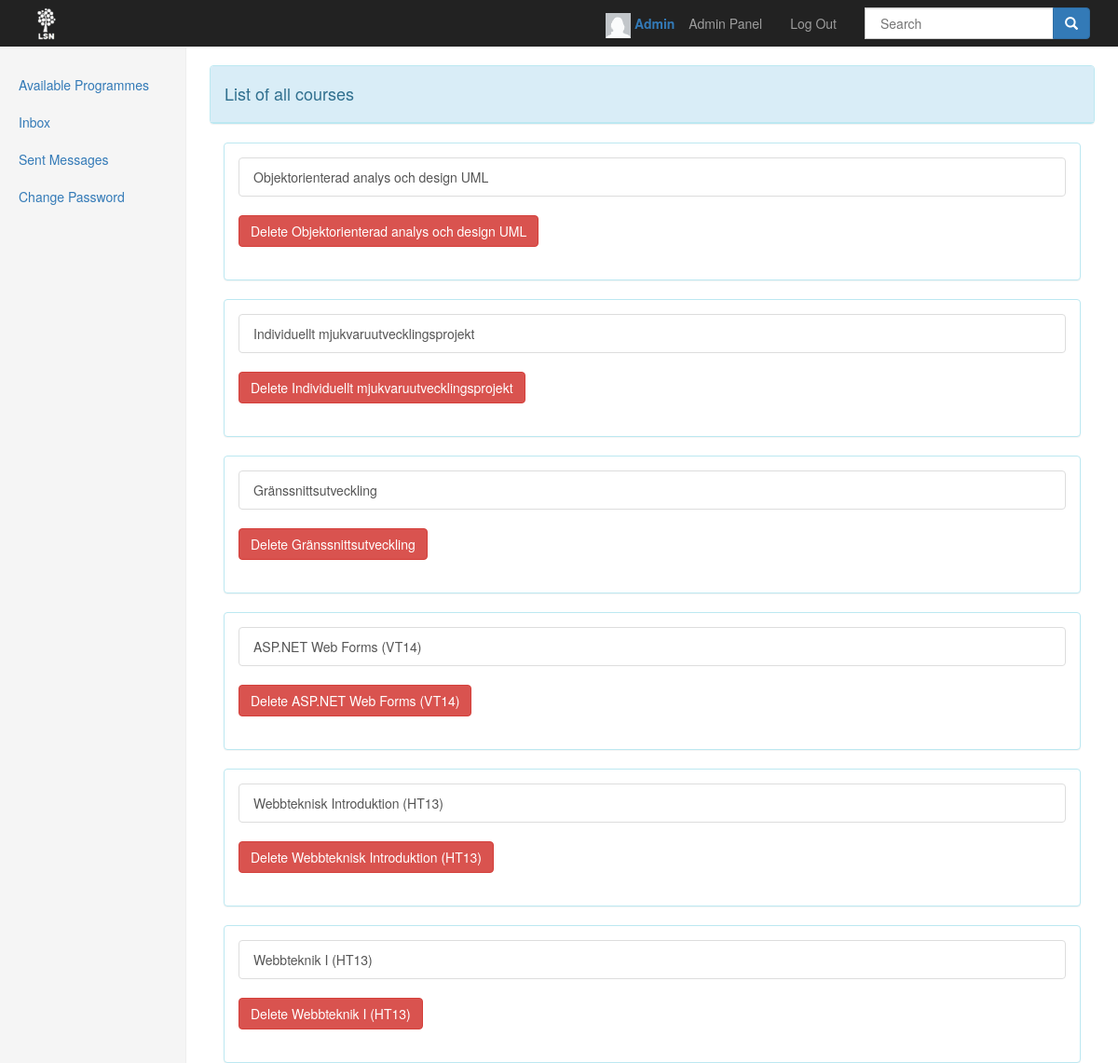
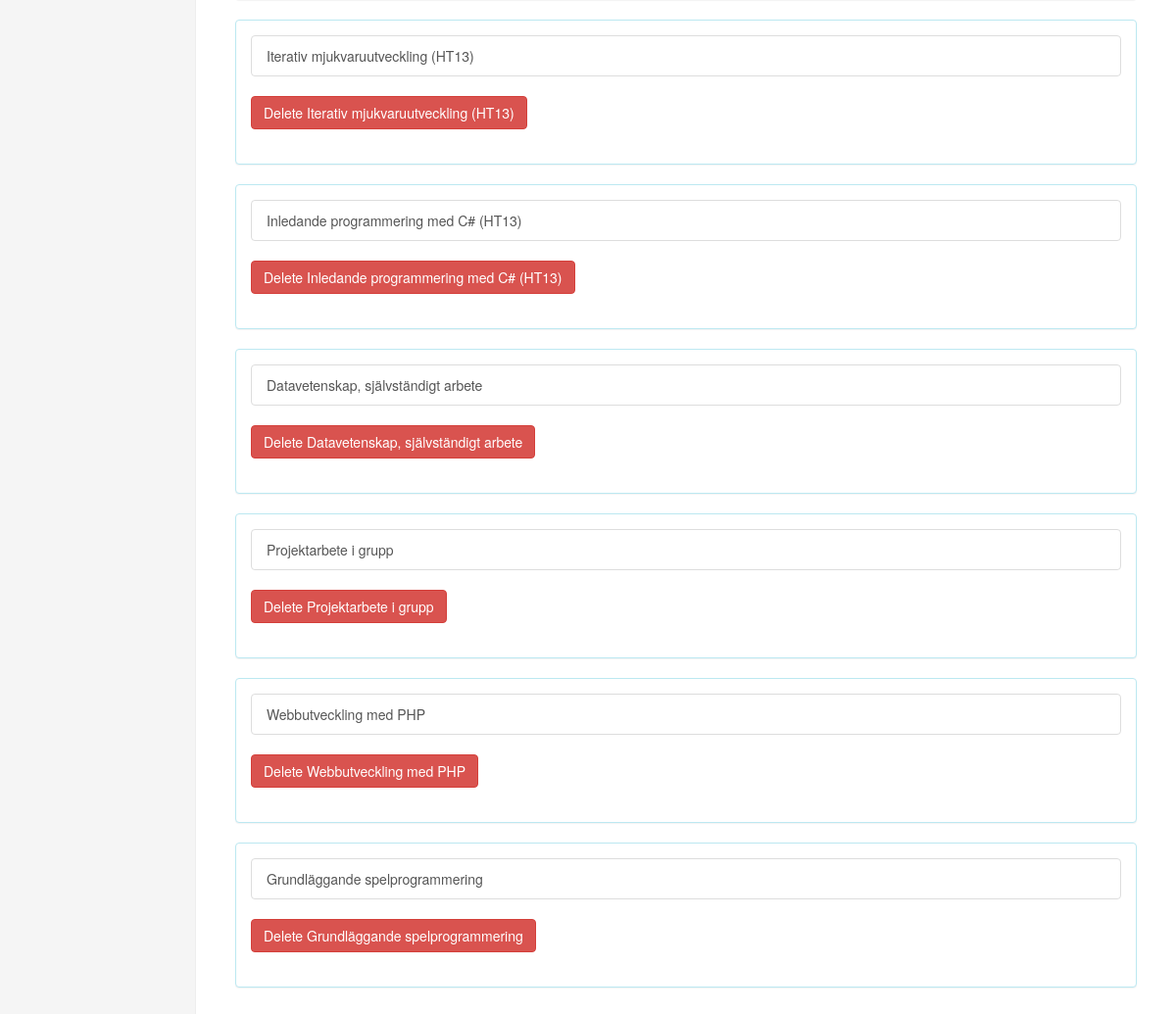
Screenshot of /Feed/index.php?CourseList (signed in) with the database file from the repository (2 pictures, top to bottom).
### tables this page shows
CREATE TABLE IF NOT EXISTS `course` (
  `CourseId` int(11) NOT NULL AUTO_INCREMENT,
  `CourseName` varchar(100) NOT NULL,
  `CourseCode` varchar(20) NOT NULL,
  `RssUrl` varchar(255) NOT NULL,
  `Schedule` varchar(255) DEFAULT NULL,
  PRIMARY KEY (`CourseId`)
);

### Feed/Model/LoginModel.php (called while the page is built, shortened)
<?php
class LoginModel{
    public function getId()
    {
        return $_SESSION['id'];
    }
}

### Feed/Model/Dao/MessagesRepository.php (called while the page is built, shortened)
<?php
require_once('Model/Dao/Repository.php');
 class MessagesRepository extends Repository
 {
	private static $UserId = "UserId";
	private $db;
	private $table;
	public function __construct() {
		$this->table = "messages";
		$this->db = $this->connection();
	}
 	public function getIfOpenOrNot($userId) {
 		try
		{
			$sql = "SELECT * FROM $this->table WHERE ".self::$UserId."= ?";
			$query = $this->db->prepare($sql);
			$params = array($userId);
			$query->execute($params);
			$results = $query->fetchAll();
 			return NULL;
		}
		catch (PDOException $e)
		{
			header("Location: /". Settings::$ROOT_PATH . "/error.html");
			die('An unknown error has happened');
		}
 	}
 }

### Feed/Model/Dao/Repository.php (called while the page is built, shortened)
<?php
abstract class Repository
{
	protected $dbConnection;
    protected function connection()
    {
	    try
	    {
	    	if ($this->dbConnection == null)
	    	{
	            $this->dbConnection = new PDO(Settings::$DB_CONNECTION, Settings::$DB_USERNAME, Settings::$DB_PASSWORD);
		        $this->dbConnection->setAttribute(PDO::ATTR_ERRMODE, PDO::ERRMODE_EXCEPTION);
		        return $this->dbConnection;
	    	}
		}
		catch (Exception $e)
		{
			error_log($e->getMessage() . "\n", 3, Settings::$ERROR_LOG);
	    	if (Settings::$DO_DEBUG)
	    	{
	        	throw $e;
	        }
	        else
	        {
	        	header("Location: /". Settings::$ROOT_PATH . "/error.html");
				die('An unknown error has happened');
	        }
		}
  	}
}

### Feed/Controller/MasterController.php (called while the page is built, shortened)
<?php
require_once("Model/LoginModel.php");
require_once("Model/Dao/CourseRepository.php");
require_once("View/BaseView.php");
require_once("View/InboxView.php");
require_once('Model/Dao/MessagesRepository.php');
require_once('View/AdminPanelView.php');
class MasterController extends Navigation
{
	private $contactController;
	private $contactView;
	private $loginController;
    private $model;
    private $forgetPasswordView;
    private $userRepository;
    private $adminPanelView;
    private $emailExp;
    private $profileView;
    private $createCourseView;
    private $inboxView;
    private $programView;
	function __construct()
	{
      	$this->userRepository = new UserRepository();
      	$this->courseRepository = new CourseRepository();
      	$this->messageRepository = new MessagesRepository();
      	$this->messages = new Messages();
      	$this->model = new LoginModel();
		$this->forgetPasswordView = new ForgetPasswordView();
		$this->htmlView = new HTMLView();
		$this->resetPassword = new ResetPasswordView();
		$this->contactView = new ContactView();
		$this->profileView = new ProfileView();
		$this->changePasswordView = new ChangePasswordView();
		$this->inboxView = new InboxView($this->model,$this->messages,$this->htmlView,$this->userRepository,$this->messageRepository);
      	$this->createCourseView = new CreateCourseView($this->model,$this->messageRepository);
      	$this->programView = new ProgramView($this->model,$this->messageRepository);
      	$this->adminPanelView = new AdminPanelView($this->model,$this->messageRepository,$this->userRepository,$this->courseRepository);
      	$this->contactController = new ContactController($this->contactView);
      	$this->loginController = new LoginController();
      	$this->emailExp = "/^[a-z0-9\å\ä\ö._-]+@[a-z0-9\å\ä\ö.-]+\.[a-z]{2,6}$/i";
	}
		public function doControll()
		{
			try
			{
			    if ($this->forgetPasswordView->pressSubmitToSend() && !$this->resetPassword->issetCode())
				{
					if (!preg_match($this->emailExp, $this->getEmail()))
					{
						$msgId = 22;
    				    $this->loginMessage = new LoginMessage($msgId);
		                $message = $this->loginMessage->getMessage();
		                $this->forgetPasswordView->setMessage($message);
		                return  $this->forgetPasswordView->showForgetPasswordPage();
					}
					else
					{
						$userEmail = $this->userRepository->getEmailForResetPassword($this->getEmail());
					  if($userEmail != ""){
						if($this->getEmail() == $userEmail->getEmail()) {
							$date = date('Y-m-d H:i:s');
							$this->code = rand(10000,1000000);
							$to = $userEmail->getEmail();
							$subject = "LSN/ Forgot password";
							$message = "Hej!
							(Det här meddelandet går inte att svara på).
							OBS// Länken är endast aktiv i 20 minuter.
							För att ändra lösenordet klicka på länken nedan:
							http://www.sahibsahib.com/LSN/Feed/?gjaQwrA=$this->code&kjAmsdNg";
							$headers = 'From: LSN@sahibsahib.com' . "\r\n" .
									   'X-Mailer: PHP/' . phpversion();
							$this->userRepository->resetPassword($this->code,$this->getEmail());
							$this->userRepository->resetPasswordTime($date,$this->getEmail());
							if (mail($to, $subject, $message,$headers))
							{
								$msgId = 42;
								$this->loginMessage = new LoginMessage($msgId);
				                $message = $this->loginMessage->getMessage();
				                $this->forgetPasswordView->setMessage($message);
				                return  $this->forgetPasswordView->showForgetPasswordPage();
							 }
							}
					}
					else
						  {
								$msgId = 42;
								$this->loginMessage = new LoginMessage($msgId);
				                $message = $this->loginMessage->getMessage();
				                $this->forgetPasswordView->setMessage($message);
				                return  $this->forgetPasswordView->showForgetPasswordPage();
						}
					 }
	            }
            	else if ($this->contactView->didUserPressToContact() && $this->contactView->hasSubmitToSend())
    	        {
	                return $this->contactController->doContact();
             	}
             	else if ($this->loginController->isAuthenticated() && $this->model->isAdmin() && $this->adminPanelView->DidUserPressAdminPanel())
    	        {
	             	return $this->adminPanelView->renderAdminPanel();
             	}
             	else if ($this->loginController->isAuthenticated() && $this->model->isAdmin() && $this->adminPanelView->DidUserPressCourseList())
             	{
	             	return $this->adminPanelView->renderCourseList();
             	}
			}
			catch (Exception $e)
			{
				error_log($e->getMessage() . "\n", 3, Settings::$ERROR_LOG);
            	if (Settings::$DO_DEBUG)
            	{
                	throw $e;
                }
                else
                {
                	return $this->inboxView->redirectToErrorPage();
                }
			}
	}
}

### Feed/index.php (called while the page is built, shortened)
<?php
require_once('Controller/MasterController.php');
require_once("View/BaseView.php");
try
{
	$masterController = new MasterController();
	$html = $masterController->doControll();
}
catch (Exception $e)
{
	error_log($e->getMessage() . "\n", 3, Settings::$ERROR_LOG);
	if (Settings::$DO_DEBUG)
	{
		throw $e;
	}
}
?>

### Feed/Model/Dao/CourseRepository.php (called while the page is built, shortened)
<?php
require_once('Model/Dao/Repository.php');
 class CourseRepository extends Repository
 {
	private $db;
	private $courseTable;
	public function __construct() {
		$this->courseTable = "course";
		$this->db = $this->connection();
	}
	public function GetAllCourses()
	{
		try {
				$list = array();
				$sql = "SELECT * FROM $this->courseTable";
				$query = $this->db->prepare($sql);
				$query->execute();
				$results = $query->fetchAll();
				foreach ($results as $result) {
					$list[] = $result;
				}
				return $list;
		} catch (Exception $e) {
			header("Location: /". Settings::$ROOT_PATH . "/error.html");
			die('An unknown error has happened');
		}
	}
 }

### Feed/View/AdminPanelView.php (the view, shortened to what this page needs)
<?php
	class AdminPanelView extends BaseView
	{
		protected $loginModel;
		private $messagesRepository;
		private $courseRepository;
		function __construct(LoginModel $model,MessagesRepository $messagesRepository,UserRepository $userRepository,CourseRepository $courseRepository)
		{
			$this->loginModel = $model;
			$this->messagesRepository = $messagesRepository;
			$this->courseRepository = $courseRepository;
		}
  		  public function CourseList()
  		  {
  		  	$courses = $this->courseRepository->GetAllCourses();
			 $html = $this->cssView("Manage Courses");
			    $open = $this->messagesRepository->getIfOpenOrNot($this->loginModel->getId());
		                  if ($open != null) {
		                       if ($open == 1) {
                         $html .= '<li><a name="Inbox" href="?' . $this->inboxLocation ."&".$this->id."=".$this->loginModel->getId().'">Inbox <span class="badge">1</span></a></li>';
                       }
                       else {
                           $html .= '<li><a name="Inbox" href="?' . $this->inboxLocation ."&".$this->id."=".$this->loginModel->getId().'">Inbox  <span class="badge">' . $open . '</span></a></li>';
                       }
		                  }
		                  else {
		                      $html .= '<li><a name="Inbox" href="?' . $this->inboxLocation ."&".$this->id."=".$this->loginModel->getId().'">Inbox</a></li><span class="sr-only">(current)</span></a></li>';
		                  }
		              $html .= '<li><a name="Inbox" href="?' . $this->sendLocation ."&".$this->id."=".$this->loginModel->getId().'">Sent Messages</a></li>'.
		              '<li><a href="?' . $this->changePasswordLocation . '">Change Password</span></a></li>
		              </ul>
		            </div>';
		            $html .= '<div class="col-sm-9 col-sm-offset-3 col-md-10 col-md-offset-2 main">
		            ' . $this->message . '';
	   	     if ($courses != null) {
                	$html .= ' <div class="row"><div class="panel panel-info"> <div class="panel-heading"><h4>List of all courses</h4></div></div></div>';
	                foreach ($courses as $course) {
	                	if ($course['CourseId'] !== "1") {
	   					$html .= '<div class="panel panel-info">
	   							<div class="panel-body">
	   						    <ul class="list-group"><a class="list-group-item" href="?' . $this->course . '&id='. $course['CourseId'] .'">'.$course['CourseName'].'</a></ul>
	               				<form role="form" action="" method="post">
	               				<td>
	               				<input type="hidden" name="' . $this->removeCourseLocation . '" id="' . $this->removeCourseLocation . '" value="'. $course['CourseId'] .'"></td>
	               				<td><button type="submit" name="' . $this->submitRemoveCourseLocation . '" class="btn btn-danger">Delete ' .$course['CourseName'].'</button></td></tr></br></br></form></div></div>';
	           		}
	           		}
                }
		      return $html;
  		  }
	 		public function renderCourseList() {
			    $courseList = $this->CourseList();
			    	           	  $courseList .= '
			      </body>
			    </html>';
			    return $courseList;
			  }
	}

### Feed/css/customCss.css (style rules this page uses)
body { padding-top: 50px; padding-bottom: 20px; }
.nav-sidebar > li > a { padding-right: 20px; padding-left: 20px; }
.main { padding: 20px; }
@media (min-width: 768px) { .main { padding-right: 40px; padding-left: 40px; } }

### rows the page displays
course: CourseName "Objektorienterad analys och design UML"
course: CourseName "Individuellt mjukvaruutvecklingsprojekt"
course: CourseName "Gränssnittsutveckling"
course: CourseName "ASP.NET Web Forms (VT14)"
course: CourseName "Webbteknisk Introduktion (HT13)"
course: CourseName "Webbteknik I (HT13)"
course: CourseName "Iterativ mjukvaruutveckling (HT13)"
course: CourseName "Inledande programmering med C# (HT13)"
course: CourseName "Datavetenskap, självständigt arbete"
course: CourseName "Projektarbete i grupp"
course: CourseName "Webbutveckling med PHP"
course: CourseName "Grundläggande spelprogrammering"

### other values shown
$username "Admin"
